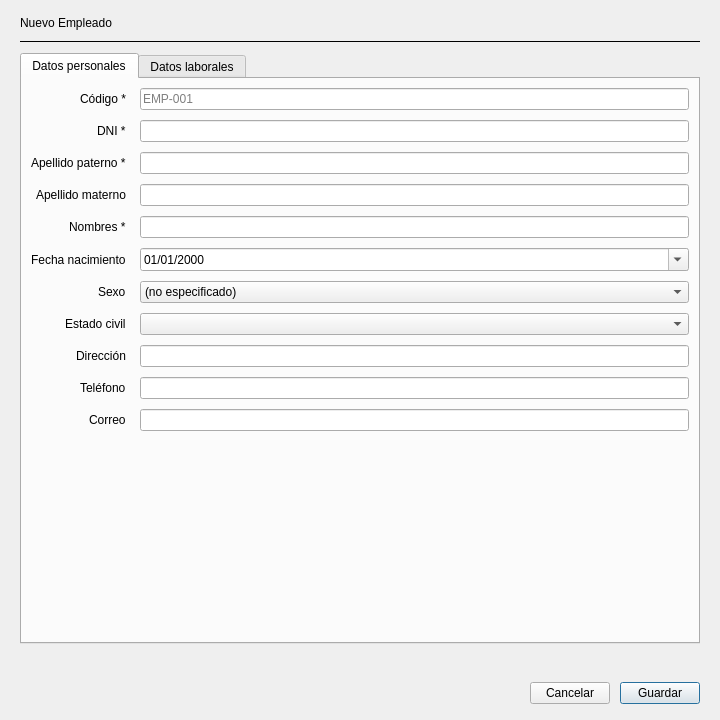
<?xml version="1.0" encoding="UTF-8"?>
<ui version="4.0">
 <class>EmpleadoForm</class>
 <widget class="QDialog" name="EmpleadoForm">
  <property name="geometry"><rect><x>0</x><y>0</y><width>720</width><height>720</height></rect></property>
  <property name="windowTitle"><string>Empleado</string></property>
  <layout class="QVBoxLayout" name="lytRoot">
   <property name="leftMargin"><number>20</number></property>
   <property name="topMargin"><number>16</number></property>
   <property name="rightMargin"><number>20</number></property>
   <property name="bottomMargin"><number>16</number></property>
   <property name="spacing"><number>10</number></property>
   <item><widget class="QLabel" name="lblTitulo"><property name="text"><string>Nuevo Empleado</string></property></widget></item>
   <item><widget class="QFrame" name="lineSep"><property name="frameShape"><enum>QFrame::HLine</enum></property><property name="frameShadow"><enum>QFrame::Plain</enum></property></widget></item>

   <item>
    <widget class="QTabWidget" name="tabs">
     <widget class="QWidget" name="tabPersonal">
      <attribute name="title"><string>Datos personales</string></attribute>
      <layout class="QFormLayout" name="lytPers">
       <property name="horizontalSpacing"><number>14</number></property>
       <property name="verticalSpacing"><number>10</number></property>
       <property name="labelAlignment"><set>Qt::AlignRight|Qt::AlignVCenter</set></property>
       <item row="0" column="0"><widget class="QLabel" name="l1"><property name="text"><string>Código *</string></property></widget></item>
       <item row="0" column="1"><widget class="QLineEdit" name="txtCodigo"><property name="placeholderText"><string>EMP-001</string></property></widget></item>
       <item row="1" column="0"><widget class="QLabel" name="l2"><property name="text"><string>DNI *</string></property></widget></item>
       <item row="1" column="1"><widget class="QLineEdit" name="txtDni"><property name="maxLength"><number>15</number></property></widget></item>
       <item row="2" column="0"><widget class="QLabel" name="l3"><property name="text"><string>Apellido paterno *</string></property></widget></item>
       <item row="2" column="1"><widget class="QLineEdit" name="txtApPaterno"/></item>
       <item row="3" column="0"><widget class="QLabel" name="l4"><property name="text"><string>Apellido materno</string></property></widget></item>
       <item row="3" column="1"><widget class="QLineEdit" name="txtApMaterno"/></item>
       <item row="4" column="0"><widget class="QLabel" name="l5"><property name="text"><string>Nombres *</string></property></widget></item>
       <item row="4" column="1"><widget class="QLineEdit" name="txtNombres"/></item>
       <item row="5" column="0"><widget class="QLabel" name="l6"><property name="text"><string>Fecha nacimiento</string></property></widget></item>
       <item row="5" column="1"><widget class="QDateEdit" name="dtNac"><property name="calendarPopup"><bool>true</bool></property><property name="displayFormat"><string>dd/MM/yyyy</string></property></widget></item>
       <item row="6" column="0"><widget class="QLabel" name="l7"><property name="text"><string>Sexo</string></property></widget></item>
       <item row="6" column="1">
        <widget class="QComboBox" name="cboSexo">
         <item><property name="text"><string>(no especificado)</string></property></item>
         <item><property name="text"><string>Masculino</string></property></item>
         <item><property name="text"><string>Femenino</string></property></item>
        </widget>
       </item>
       <item row="7" column="0"><widget class="QLabel" name="l8"><property name="text"><string>Estado civil</string></property></widget></item>
       <item row="7" column="1">
        <widget class="QComboBox" name="cboEstadoCivil"><property name="editable"><bool>false</bool></property>
         <item><property name="text"><string/></property></item>
         <item><property name="text"><string>Soltero(a)</string></property></item>
         <item><property name="text"><string>Casado(a)</string></property></item>
         <item><property name="text"><string>Conviviente</string></property></item>
         <item><property name="text"><string>Divorciado(a)</string></property></item>
         <item><property name="text"><string>Viudo(a)</string></property></item>
        </widget>
       </item>
       <item row="8" column="0"><widget class="QLabel" name="l9"><property name="text"><string>Dirección</string></property></widget></item>
       <item row="8" column="1"><widget class="QLineEdit" name="txtDireccion"/></item>
       <item row="9" column="0"><widget class="QLabel" name="l10"><property name="text"><string>Teléfono</string></property></widget></item>
       <item row="9" column="1"><widget class="QLineEdit" name="txtTelefono"/></item>
       <item row="10" column="0"><widget class="QLabel" name="l11"><property name="text"><string>Correo</string></property></widget></item>
       <item row="10" column="1"><widget class="QLineEdit" name="txtCorreo"/></item>
      </layout>
     </widget>

     <widget class="QWidget" name="tabLaboral">
      <attribute name="title"><string>Datos laborales</string></attribute>
      <layout class="QFormLayout" name="lytLab">
       <property name="horizontalSpacing"><number>14</number></property>
       <property name="verticalSpacing"><number>10</number></property>
       <property name="labelAlignment"><set>Qt::AlignRight|Qt::AlignVCenter</set></property>
       <item row="0" column="0"><widget class="QLabel" name="l20"><property name="text"><string>Cargo</string></property></widget></item>
       <item row="0" column="1"><widget class="QComboBox" name="cboCargo"/></item>
       <item row="1" column="0"><widget class="QLabel" name="l21"><property name="text"><string>Área de trabajo</string></property></widget></item>
       <item row="1" column="1"><widget class="QComboBox" name="cboArea"/></item>
       <item row="2" column="0"><widget class="QLabel" name="l22"><property name="text"><string>Fecha ingreso *</string></property></widget></item>
       <item row="2" column="1"><widget class="QDateEdit" name="dtIngreso"><property name="calendarPopup"><bool>true</bool></property><property name="displayFormat"><string>dd/MM/yyyy</string></property></widget></item>
       <item row="3" column="0"><widget class="QLabel" name="l23"><property name="text"><string>Fecha cese</string></property></widget></item>
       <item row="3" column="1">
        <layout class="QHBoxLayout" name="lytCese">
         <item><widget class="QCheckBox" name="chkCese"><property name="text"><string>Tiene fecha de cese</string></property></widget></item>
         <item><widget class="QDateEdit" name="dtCese"><property name="calendarPopup"><bool>true</bool></property><property name="displayFormat"><string>dd/MM/yyyy</string></property><property name="enabled"><bool>false</bool></property></widget></item>
        </layout>
       </item>
       <item row="4" column="0"><widget class="QLabel" name="l24"><property name="text"><string>Estado *</string></property></widget></item>
       <item row="4" column="1">
        <widget class="QComboBox" name="cboEstado">
         <item><property name="text"><string>Activo</string></property></item>
         <item><property name="text"><string>Vacaciones</string></property></item>
         <item><property name="text"><string>Suspendido</string></property></item>
         <item><property name="text"><string>Cesado</string></property></item>
        </widget>
       </item>
       <item row="5" column="0"><widget class="QLabel" name="l25"><property name="text"><string>Sueldo base</string></property></widget></item>
       <item row="5" column="1"><widget class="QDoubleSpinBox" name="spSueldo"><property name="maximum"><double>999999.99</double></property><property name="decimals"><number>2</number></property></widget></item>
       <item row="6" column="0"><widget class="QLabel" name="l26"><property name="text"><string>Banco</string></property></widget></item>
       <item row="6" column="1"><widget class="QLineEdit" name="txtBanco"/></item>
       <item row="7" column="0"><widget class="QLabel" name="l27"><property name="text"><string>Cuenta bancaria</string></property></widget></item>
       <item row="7" column="1"><widget class="QLineEdit" name="txtCuenta"/></item>
       <item row="8" column="0"><widget class="QLabel" name="l28"><property name="text"><string>Observaciones</string></property></widget></item>
       <item row="8" column="1"><widget class="QPlainTextEdit" name="txtObs"><property name="maximumSize"><size><width>16777215</width><height>90</height></size></property></widget></item>
      </layout>
     </widget>
    </widget>
   </item>

   <item><widget class="QLabel" name="lblError"><property name="text"><string/></property><property name="minimumSize"><size><width>0</width><height>18</height></size></property></widget></item>
   <item>
    <layout class="QHBoxLayout" name="lytBtns">
     <item><spacer name="spB"><property name="orientation"><enum>Qt::Horizontal</enum></property><property name="sizeHint" stdset="0"><size><width>40</width><height>20</height></size></property></spacer></item>
     <item><widget class="QPushButton" name="btnCancelar"><property name="text"><string>Cancelar</string></property><property name="cursor"><cursorShape>PointingHandCursor</cursorShape></property></widget></item>
     <item><widget class="QPushButton" name="btnGuardar"><property name="text"><string>Guardar</string></property><property name="cursor"><cursorShape>PointingHandCursor</cursorShape></property><property name="default"><bool>true</bool></property></widget></item>
    </layout>
   </item>
  </layout>
 </widget>
 <resources/>
 <connections/>
</ui>
